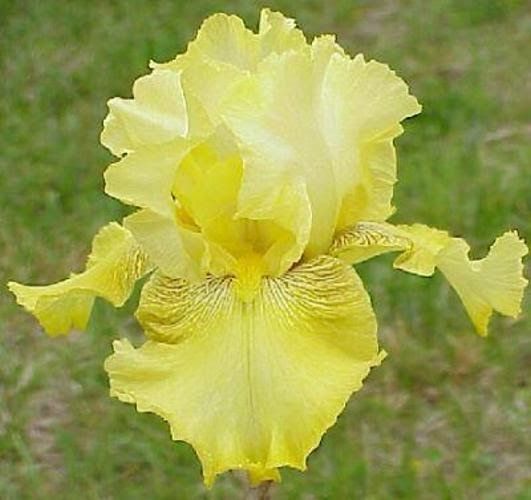
#> input picture Color spaces/F1.jpg, 531 x 500 px
$ python 'Color spaces.py'
#> lines starting #> are read from the running program, lines starting #| are printed output that depends on the picture


				#Color spaces for images

#librairies importation
import cv2
import numpy as np
import matplotlib.pyplot as plt


#presentation of 4 color spaces on F& image

img = cv2.imread("F1.jpg")
#> img is the input picture: shape (500, 531, 3); mean B, G, R 73.9, 161.1, 154.8
plt.imshow(img)
hsv = cv2.cvtColor(img, cv2.COLOR_BGR2HSV)
#> hsv: shape (500, 531, 3); mean H, S, V 32.8, 140.6, 162.9
rgb = cv2.cvtColor(img, cv2.COLOR_BGR2RGB)
lab = cv2.cvtColor(img, cv2.COLOR_BGR2LAB)
#> lab: shape (500, 531, 3); mean of channels 0, 1, 2 162.9, 113.5, 171
luv = cv2.cvtColor(img, cv2.COLOR_BGR2LUV)
#> luv: shape (500, 531, 3); mean of channels 0, 1, 2 162.3, 96.4, 187.2

cv2.namedWindow('hsv', cv2.WINDOW_NORMAL)
cv2.namedWindow('rgb', cv2.WINDOW_NORMAL)
cv2.namedWindow('lab', cv2.WINDOW_NORMAL)
cv2.namedWindow('luv', cv2.WINDOW_NORMAL)

cv2.imshow('lab',lab)
cv2.imshow('luv',luv)
cv2.imshow('hsv',hsv)
cv2.imshow('rgb',rgb)

cv2.waitKey(0)
cv2.destroyAllWindows()

#Kmeans testing for color extracting!


img1 = cv2.imread("F1.jpg")
img2 = cv2.imread("F2.jpg")
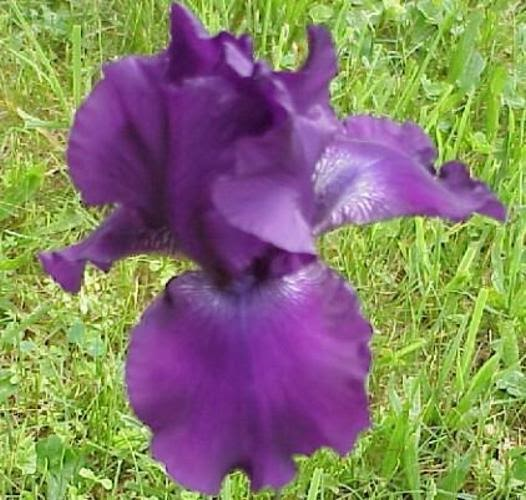
#> input picture Color spaces/F2.jpg, 526 x 500 px
#> img2 is the input picture: shape (500, 526, 3); mean B, G, R 104.6, 126.7, 134.5

image = cv2.cvtColor(img1, cv2.COLOR_BGR2RGB)
plt.imshow(image)
Vecteur = image.reshape((-1,3))
Vecteur = np.float32(Vecteur)
criteres= (cv2.TERM_CRITERIA_EPS + cv2.TERM_CRITERIA_MAX_ITER,200, 5)
k = 2
retval, labels, centers = cv2.kmeans(Vecteur, k, None, criteres, 10, cv2.KMEANS_RANDOM_CENTERS)
#> retval = 351731593.3; centers = [[113.8, 125.8, 57.01], [208.5, 207.4, 96.02]]
centers = np.uint8(centers)
#> centers = [[113, 125, 57], [208, 207, 96]]
segmented_data = centers[labels.flatten()]
Nouvelle_image1= segmented_data.reshape((image.shape))
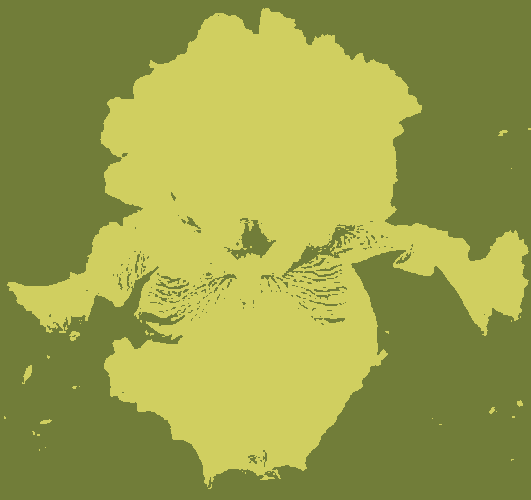
#> Nouvelle_image1: shape (500, 531, 3); mean R, G, B 154.1, 160.5, 73.9

plt.imshow(Nouvelle_image1)


image = cv2.cvtColor(img2, cv2.COLOR_BGR2RGB)
plt.imshow(image)
Vecteur = image.reshape((-1,3))
Vecteur = np.float32(Vecteur)
criteres= (cv2.TERM_CRITERIA_EPS + cv2.TERM_CRITERIA_MAX_ITER,200, 5)
k = 2
retval, labels, centers = cv2.kmeans(Vecteur, k, None, criteres, 10, cv2.KMEANS_RANDOM_CENTERS)
#> retval = 998943830.5; centers = [[149.9, 175.2, 89.09], [113.4, 60.3, 125.8]]
centers = np.uint8(centers)
#> centers = [[149, 175, 89], [113, 60, 125]]
segmented_data = centers[labels.flatten()]
Nouvelle_image2= segmented_data.reshape((image.shape))
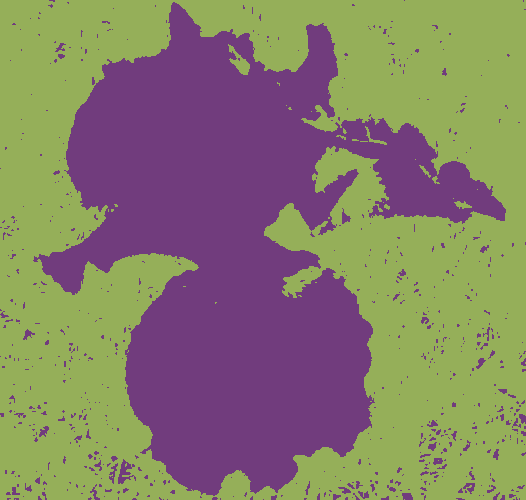
#> Nouvelle_image2: shape (500, 526, 3); mean R, G, B 133.8, 126.5, 104.2

plt.imshow(Nouvelle_image2)
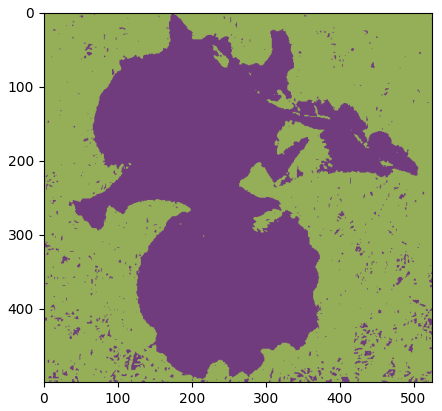
#> figure drawn by matplotlib, 1 panel; B, G, R data is drawn as R, G, B
